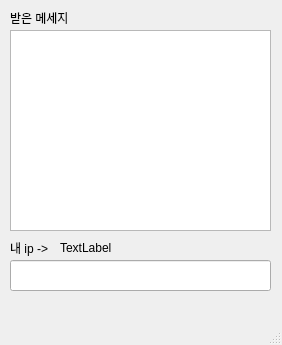
<?xml version="1.0" encoding="UTF-8"?>
<ui version="4.0">
 <class>MainWindow</class>
 <widget class="QMainWindow" name="MainWindow">
  <property name="geometry">
   <rect>
    <x>0</x>
    <y>0</y>
    <width>282</width>
    <height>345</height>
   </rect>
  </property>
  <property name="windowTitle">
   <string>MainWindow</string>
  </property>
  <widget class="QWidget" name="centralwidget">
   <widget class="QLabel" name="label">
    <property name="geometry">
     <rect>
      <x>10</x>
      <y>10</y>
      <width>71</width>
      <height>16</height>
     </rect>
    </property>
    <property name="text">
     <string>받은 메세지</string>
    </property>
   </widget>
   <widget class="QLabel" name="label_2">
    <property name="geometry">
     <rect>
      <x>10</x>
      <y>240</y>
      <width>71</width>
      <height>16</height>
     </rect>
    </property>
    <property name="text">
     <string>내 ip -&gt;</string>
    </property>
   </widget>
   <widget class="QTextBrowser" name="text_browser">
    <property name="geometry">
     <rect>
      <x>10</x>
      <y>30</y>
      <width>261</width>
      <height>201</height>
     </rect>
    </property>
   </widget>
   <widget class="QLineEdit" name="input_text">
    <property name="geometry">
     <rect>
      <x>10</x>
      <y>260</y>
      <width>261</width>
      <height>31</height>
     </rect>
    </property>
   </widget>
   <widget class="QLabel" name="my_ip">
    <property name="geometry">
     <rect>
      <x>60</x>
      <y>240</y>
      <width>161</width>
      <height>16</height>
     </rect>
    </property>
    <property name="text">
     <string>TextLabel</string>
    </property>
   </widget>
  </widget>
  <widget class="QMenuBar" name="menubar">
   <property name="geometry">
    <rect>
     <x>0</x>
     <y>0</y>
     <width>282</width>
     <height>21</height>
    </rect>
   </property>
  </widget>
  <widget class="QStatusBar" name="statusbar"/>
 </widget>
 <resources/>
 <connections/>
</ui>
